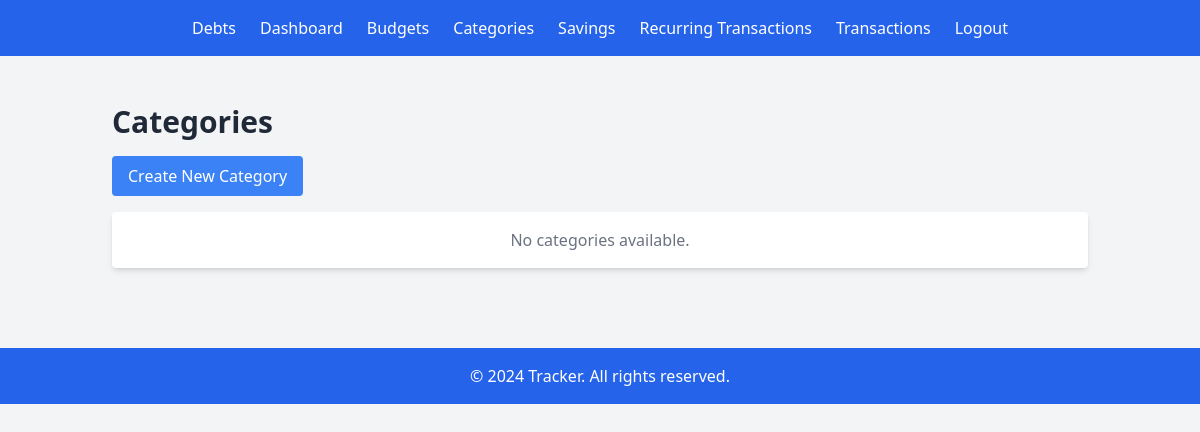
/tracker/category (signed in), run on an earlier commit of the app's database.
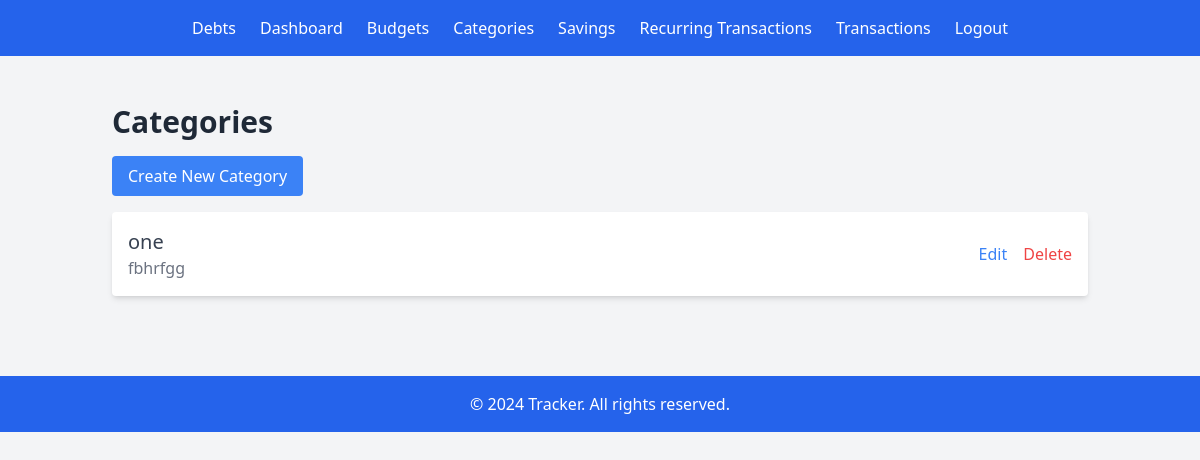
And on a later commit of the database.
### tracker/models.py (models this page shows, shortened)
class Category(models.Model):
    category_id = models.AutoField(primary_key=True)
    name = models.CharField(max_length=255)
    description = models.TextField(blank=True, null=True)
    created_at = models.DateTimeField(auto_now_add=True)
    updated_at = models.DateTimeField(auto_now=True)

### tracker/views.py (the view)
# urls.py: path('category', views.category_list, name='category_list'),
@login_required
def category_list(request):
    categories = Category.objects.all()
    return render(request, 'tracker/category_list.html', {'categories': categories})

### tracker/templates/tracker/category_list.html (shortened to what this page needs)
{% extends "tracker/base.html" %}
{% block content %}
<!DOCTYPE html>
<html lang="en">
<head>
</head>
<body class="bg-gray-100 font-sans">
    <div class="container mx-auto p-6">
        <h1 class="text-3xl font-semibold text-gray-800 mb-4">Categories</h1>
        <a href="{% url 'tracker:category_create' %}" class="inline-block bg-blue-500 text-white py-2 px-4 rounded hover:bg-blue-600 mb-4">
            Create New Category
        </a>
        <ul class="space-y-3">
            {% for category in categories %}
                <li class="bg-white p-4 rounded shadow-md hover:shadow-lg transition duration-300">
                    <div class="flex justify-between items-center">
                        <div>
                            <h2 class="text-xl font-medium text-gray-700">{{ category.name }}</h2>
                            <p class="text-gray-500">{{ category.description }}</p>
                        </div>
                        <div class="space-x-3">
                            <a href="{% url 'tracker:category_update' category.category_id %}" class="text-blue-500 hover:text-blue-700">Edit</a>
                            <a href="{% url 'tracker:category_delete' category.category_id %}" class="text-red-500 hover:text-red-700">Delete</a>
                        </div>
                    </div>
                </li>
            {% empty %}
                <li class="bg-white p-4 rounded shadow-md text-center text-gray-500">No categories available.</li>
            {% endfor %}
        </ul>
    </div>
</body>
</html>
{% endblock %}

What changed in the data, as far as the page shows it:
added Category: name "one", description "fbhrfgg"
Also different on the page:
text no longer shown: "No categories available."
